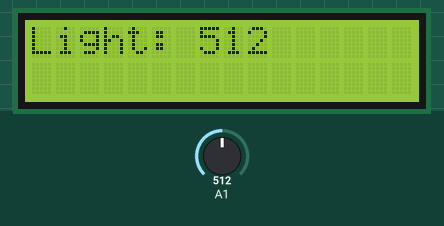
Bench run of a sketch on a simulated Arduino Uno, built with avr-gcc and run on an emulated ATmega328P. On the bench: 16×2 character LCD. The test bench sets the inputs (shaded band); at power-on: A1 = 512. What the sketch prints to the serial monitor is not drawn.

Above: at 1.3 s.
1.4 s: A1 set to 716
At 2.9 s:
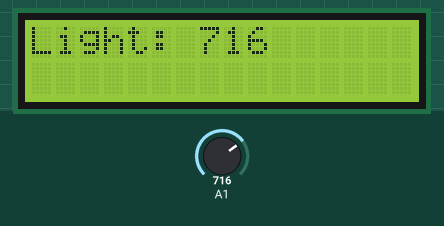
3.2 s: A1 set to 900
At 4.3 s:
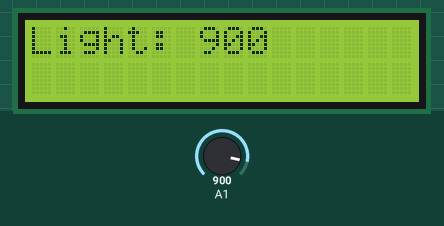
4.7 s: A1 set to 1023
At 5.7 s:
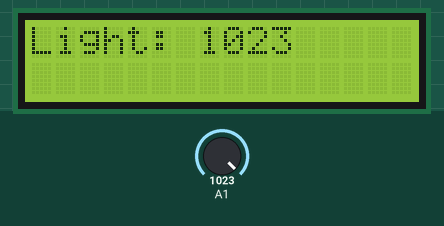
Timing chart, 0 to 7.7 s (numbered marks = the images above; inputs shaded):
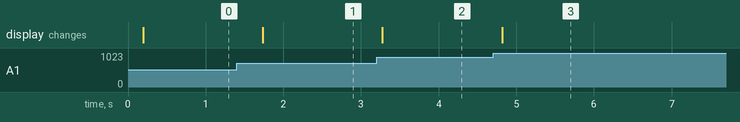

The sketch:

Light.ino
```cpp
#include <LiquidCrystal_PCF8574.h>

LiquidCrystal_PCF8574 lcd(0x27);  // set the LCD address to 0x27 for a 16 chars and 2 line display


int light;

void setup()
{
  lcd.setBacklight(255);
Serial.begin(9600);
pinMode(A1,INPUT);
 lcd.begin(16, 2);
  lcd.print("Group-3");
  delay(100);
  lcd.setCursor(0,1);
  lcd.print("Starting...");
}

void loop()
{
  lcd.clear();
  lcd.display();
  light=analogRead(A1);
  lcd.print("Light: ");
  Serial.print(light);
  lcd.print(light);
  delay(500);
}
```

Measured:
- after the input at 1.4 s, the display: changes after 0.34 s (image 1)
- after the input at 3.2 s, the display: changes after 0.08 s (image 2)
- after the input at 4.7 s, the display: changes after 0.12 s (image 3)
